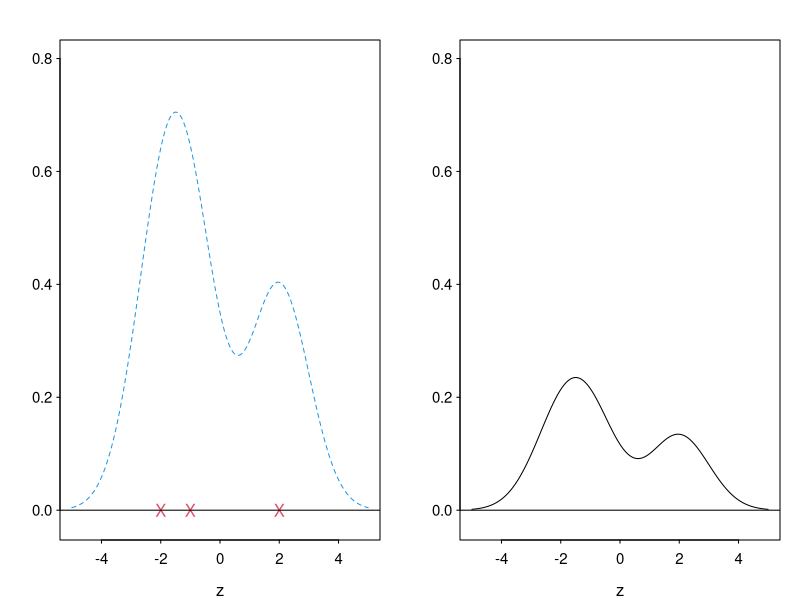

The R script that drew this image:
op = par(no.readonly = TRUE)
## Suppose we observe three points -2, -1, 2\ and we want to use kernel
## density estimation to approximate the underlying distribution. 
## First, let's plot the data:

z = c(-2, -1, 2)
x = seq(-5, 5, 0.01)
##Create an empty plot
par(mfrow=c(1, 2), mar=c(3,3,2,1), 
    mgp=c(2,0.4,0), tck=-.01,
    cex.axis=0.9, las=1)
plot(0, 0, xlim=c(-5, 5), ylim=c(-0.02, 0.8), 
     pch=NA, ylab="", xlab="z")
for(i in 1:length(z)) {
  points(z[i], 0, pch="X", col=2)
}
abline(h=0)
readline("Press enter to continue")

## Now we combine the kernels,
x_total = numeric(length(x))
for(i in 1:length(x_total)) {
  for(j in 1:length(z)) {
    x_total[i] = x_total[i] + 
      dnorm(x[i], z[j], sd=1)
  }
}
lines(x, x_total, col=4, lty=2)
readline("Press enter to continue")

## Just as a histogram is the sum of the boxes, 
## the kernel density estimate is just the sum of the bumps. 
## All that's left to do, is ensure that the estimate has the
## correct area, i.e. in this case we divide by $n=3$:
plot(x, x_total/3, 
       xlim=c(-5, 5), ylim=c(-0.02, 0.8), 
       ylab="", xlab="z", type="l")
abline(h=0)


par(op)